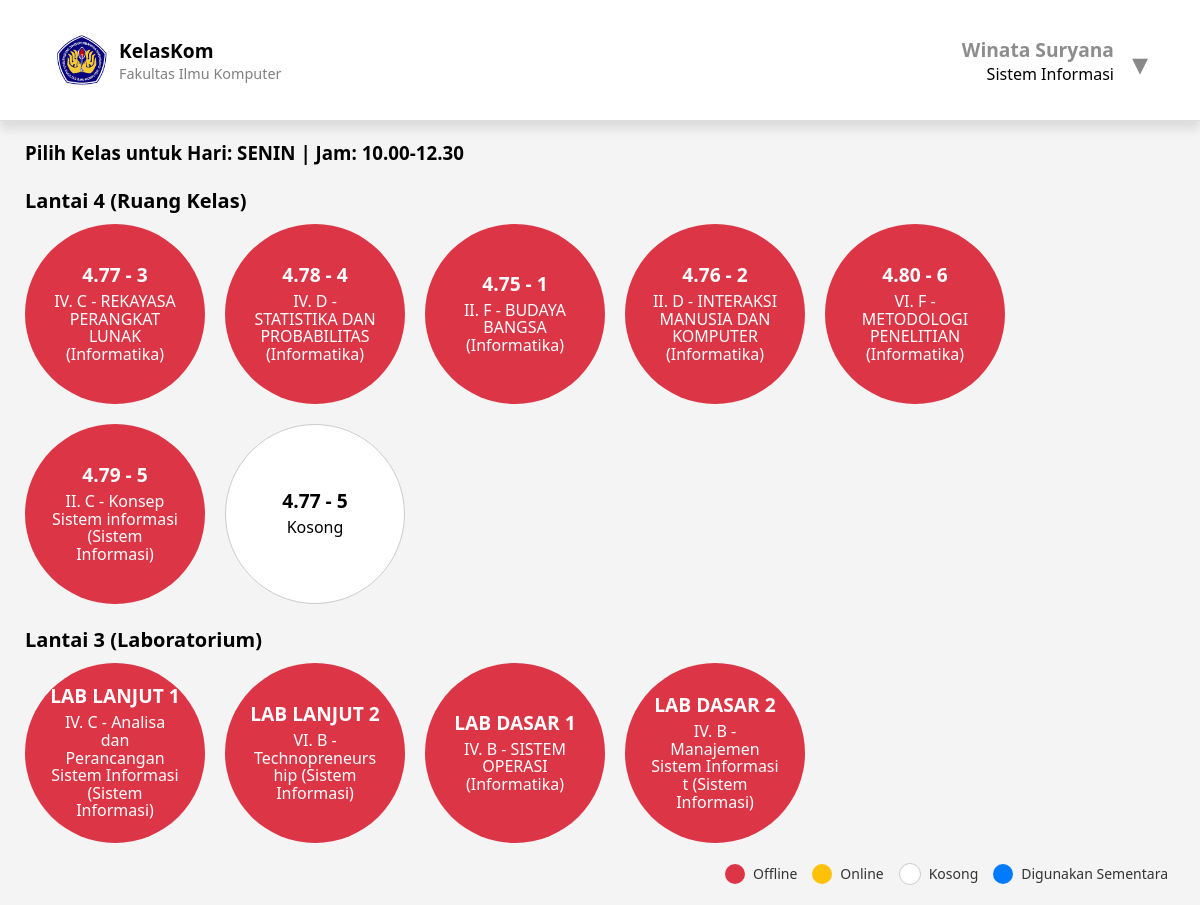
The app's page /KelasKom/PHP/PilihKelas.php?hari=SENIN&jam=10.00-12.30 (signed in) with its own data.
### tables this page shows
CREATE TABLE `dosmhs` (
  `id_dosmhs` int(11) NOT NULL,
  `username` varchar(50) NOT NULL,
  `prodi` varchar(50) NOT NULL,
  `password` varchar(100) NOT NULL
);

CREATE TABLE `jadwal_matkul` (
  `id` int(11) NOT NULL,
  `hari` varchar(20) NOT NULL,
  `jam` varchar(20) NOT NULL,
  `kode_matkul` varchar(20) NOT NULL,
  `mata_kuliah` varchar(100) NOT NULL,
  `sks` int(1) NOT NULL,
  `dosen` varchar(100) NOT NULL,
  `kelas` varchar(20) NOT NULL,
  `ruangan` varchar(20) NOT NULL,
  `prodi` varchar(20) NOT NULL
);

### KelasKom/PHP/PilihKelas.php (the view, shortened to what this page needs)
<?php
include 'DbKelasKom.php';
$userType = '';
$userIdentifier = '';
if (isset($_SESSION['username'])) {
    $username = mysqli_real_escape_string($conn, $_SESSION['username']);
    $query_admin = mysqli_query($conn, "SELECT username FROM admin WHERE username = '$username'");
    if (mysqli_num_rows($query_admin) > 0) {
        $userType = 'Admin';
        $userIdentifier = $username;
    } else {
        $query_dosmhs = mysqli_query($conn, "SELECT username, prodi FROM dosmhs WHERE username = '$username'");
        if ($data = mysqli_fetch_assoc($query_dosmhs)) {
            $prodi = $data['prodi'];
            $query_dosen = mysqli_query($conn, "SELECT dosen FROM jadwal_matkul WHERE dosen = '$username'");
            if (mysqli_num_rows($query_dosen) > 0) {
                $userType = 'Dosen';
                $userIdentifier = $username;
            } else {
                $userType = ($prodi === 'Sistem Informasi' ? 'Sistem Informasi' : 'Informatika');
                $userIdentifier = $data['username'];
            }
        }
    }
}
$hari = isset($_GET['hari']) ? mysqli_real_escape_string($conn, urldecode($_GET['hari'])) : '';
$jam = isset($_GET['jam']) ? mysqli_real_escape_string($conn, urldecode($_GET['jam'])) : '';
$query_terisi = mysqli_query($conn, "SELECT ruangan, mata_kuliah, kelas, prodi FROM jadwal_matkul WHERE hari = '$hari' AND jam = '$jam'");
function tampilkan_ruangan($ruangan_semua, $isi_kelas, $room_status, $temp_changes, $filter_callback, $hapus_prefix = '') {
    global $hari, $jam, $userType, $userIdentifier;
    $current_time = time();
    foreach (array_unique($ruangan_semua) as $ruangan) {
        if (!$filter_callback($ruangan)) continue;
        $info = 'Kosong';
        $link = '';
        $class = 'kosong';
        $extra_info = '';
        if (isset($temp_changes[$ruangan])) {
            $status = 'temporary';
            $class = 'temporary';
            $info = $temp_changes[$ruangan]['kelas'] . ' - ' . $temp_changes[$ruangan]['mata_kuliah'] . ' (' . $temp_changes[$ruangan]['prodi'] . ')';
            $extra_info = '<span class="used-by">Digunakan sementara oleh ' . htmlspecialchars($temp_changes[$ruangan]['kelas']) . '</span>';
            if ($userType === 'Admin' || $userType === 'PJ Kelas') {
                $link = 'FormPerubahanJadwal.php?hari=' . urlencode($hari) . '&jam=' . urlencode($jam) . '&ruangan=' . urlencode($ruangan) . '&status=temporary';
            }
        } elseif (isset($isi_kelas[$ruangan])) {
            $status = isset($room_status[$ruangan]) && $room_status[$ruangan]['status'] === 'online' && (!isset($room_status[$ruangan]['timer_end']) || $room_status[$ruangan]['timer_end'] > $current_time) ? 'online' : 'offline';
            $class = $status;
            $info = $isi_kelas[$ruangan]['kelas'] . ' - ' . $isi_kelas[$ruangan]['mata_kuliah'] . ' (' . $isi_kelas[$ruangan]['prodi'] . ')';
        } else {
            if ($userType === 'Admin' || $userType === 'PJ Kelas') {
                $link = 'FormPerubahanJadwal.php?hari=' . urlencode($hari) . '&jam=' . urlencode($jam) . '&ruangan=' . urlencode($ruangan) . '&status=kosong';
            }
        }
        $ruangan_display = $hapus_prefix ? trim(preg_replace('/^' . preg_quote($hapus_prefix, '/') . '/i', '', $ruangan)) : $ruangan;
        if ($link && ($userType === 'Admin' || $userType === 'PJ Kelas')) {
            echo '<a href="' . $link . '">
                    <div class="kelas ' . $class . '">
                        <div class="judul-ruangan">' . htmlspecialchars($ruangan_display) . '</div>
                        <span>' . htmlspecialchars($info) . '</span>
                        ' . $extra_info . '
                    </div>
                  </a>';
        } else {
            echo '<div class="kelas ' . $class . '">
                    <div class="judul-ruangan">' . htmlspecialchars($ruangan_display) . '</div>
                    <span>' . htmlspecialchars($info) . '</span>
                    ' . $extra_info . '
                  </div>';
        }
    }
}
?>
<!DOCTYPE html>
<html lang="id">
<head>
  <link rel="stylesheet" href="../CSS/PilihKelas.css">
</head>
<body>
  <header>
    <div class="logo-section">
      <img src="../PIC/logo.png" alt="Logo Fasilkom" />
      <div class="logo-text">
        <span>KelasKom</span>
        <span>Fakultas Ilmu Komputer</span>
      </div>
    </div>
    <div class="user-dropdown">
      <div class="user-label">
        <div class="user-label-content">
          <div class="user-info">
            <strong><?php echo htmlspecialchars($userIdentifier); ?></strong><br />
            <?php echo htmlspecialchars($userType); ?>
          </div>
          <label for="toggle-dropdown" class="arrow">▾</label>
        </div>
      </div>
    </div>
  </header>
  <main>
    <h3>Pilih Kelas untuk Hari: <?= htmlspecialchars($hari) ?> | Jam: <?= htmlspecialchars($jam) ?></h3>
    <div class="lantai">Lantai 4 (Ruang Kelas)</div>
    <div class="kelas-grid">
    </div>
    <div class="lantai">Lantai 3 (Laboratorium)</div>
    <div class="kelas-grid">
    </div>
  </main>
  <div class="color-mean">
    <span class="legend-item offline">Offline</span>
    <span class="legend-item online">Online</span>
    <span class="legend-item kosong">Kosong</span>
    <span class="legend-item temporary">Digunakan Sementara</span>
  </div>
</body>
</html>

### KelasKom/CSS/PilihKelas.css (style rules this page uses)
* { box-sizing: border-box; text-decoration: none; }
body { margin: 0; font-family: 'Segoe UI', sans-serif; background: #f4f4f4; }
header { display: flex; justify-content: space-between; align-items: center; padding: 35px 32px; background-color: white; border-bottom: 1px solid #ddd; background-color: white; box-shadow: 0 8px 10px rgba(0, 0, 0, 0.1); }
.logo-section { display: flex; align-items: center; padding-left: 25px; }
.logo-section img { width: 50px; height: 50px; margin-right: 12px; }
.logo-text { display: flex; flex-direction: column; }
.logo-text span:first-child { font-weight: bold; font-size: 1.2em; }
.logo-text span:last-child { font-size: 0.9em; color: gray; }
.user-info { text-align: right; margin-right: 32px; }
.user-info strong { font-size: 1.2em; color: #8d8d8d; }
.user-dropdown { position: relative; display: inline-block; }
.user-label { cursor: pointer; display: inline-block; text-align: right; }
.user-label-content { display: flex; align-items: center; gap: 6px; }
.arrow { margin-left: -20px; margin-right: 20px; font-size: 2.0em; color: #888; position: relative; top: 2px; cursor: pointer; transition: color 0.2s ease; }
h3 { margin-left: 25px; }
.lantai { font-weight: bold; font-size: 20px; margin: 22px 25px 10px; }
.kelas-grid { display: flex; flex-wrap: wrap; gap: 20px; justify-content: flex-start; margin-left: 25px; }
.kelas { width: 180px; height: 180px; border-radius: 50%; text-align: center; padding: 8px; font-weight: bold; line-height: 1.1; display: flex; flex-direction: column; justify-content: center; align-items: center; cursor: pointer; transition: box-shadow 0.3s, transform 0.3s; }
.judul-ruangan { font-weight: bold; font-size: 1.2em; }
.kelas span { font-weight: normal; font-size: 16px; margin-top: 8px; padding: 0 10px; text-align: center; word-wrap: break-word; overflow-wrap: break-word; display: block; max-width: 150px; }
.kelas.kosong { background-color: white; color: black; border: 1px solid #ccc; }
.kelas.offline { background-color: #dc3545; color: white; }
.color-mean { display: flex; justify-content: flex-end; gap: 15px; margin: 20px 32px; flex-wrap: wrap; }
.legend-item { display: flex; align-items: center; font-size: 14px; color: #333; }
.legend-item::before { content: ''; display: inline-block; width: 20px; height: 20px; border-radius: 50%; margin-right: 8px; }
.legend-item.offline::before { background-color: #dc3545; }
.legend-item.online::before { background-color: #ffc107; }
.legend-item.kosong::before { background-color: #ffffff; border: 1px solid #ccc; }
.legend-item.temporary::before { background-color: #007bff; }

### records on screen
dosmhs: username "Winata Suryana", prodi "Sistem Informasi"
jadwal_matkul: info "IV. C - REKAYASA PERANGKAT LUNAK (Informatika)"
jadwal_matkul: info "IV. D - STATISTIKA DAN PROBABILITAS (Informatika)"
jadwal_matkul: info "II. F - BUDAYA BANGSA (Informatika)"
jadwal_matkul: info "II. D - INTERAKSI MANUSIA DAN KOMPUTER (Informatika)"
jadwal_matkul: info "VI. F - METODOLOGI PENELITIAN (Informatika)"
jadwal_matkul: info "II. C - Konsep Sistem informasi (Sistem Informasi)"
jadwal_matkul: info "IV. C - Analisa dan Perancangan Sistem Informasi (Sistem Informasi)"
jadwal_matkul: info "VI. B - Technopreneurship (Sistem Informasi)"
jadwal_matkul: info "IV. B - SISTEM OPERASI (Informatika)"
jadwal_matkul: info "IV. B - Manajemen Sistem Informasi t (Sistem Informasi)"

### other values on screen
$hari "SENIN"
$jam "10.00-12.30"
$ruangan_display "4.77 - 3"
$ruangan_display "4.78 - 4"
$ruangan_display "4.75 - 1"
$ruangan_display "4.76 - 2"
$ruangan_display "4.80 - 6"
$ruangan_display "4.79 - 5"
$ruangan_display "4.77 - 5"
$info "Kosong"
$ruangan_display "LAB LANJUT 1"
$ruangan_display "LAB LANJUT 2"
$ruangan_display "LAB DASAR 1"
$ruangan_display "LAB DASAR 2"
